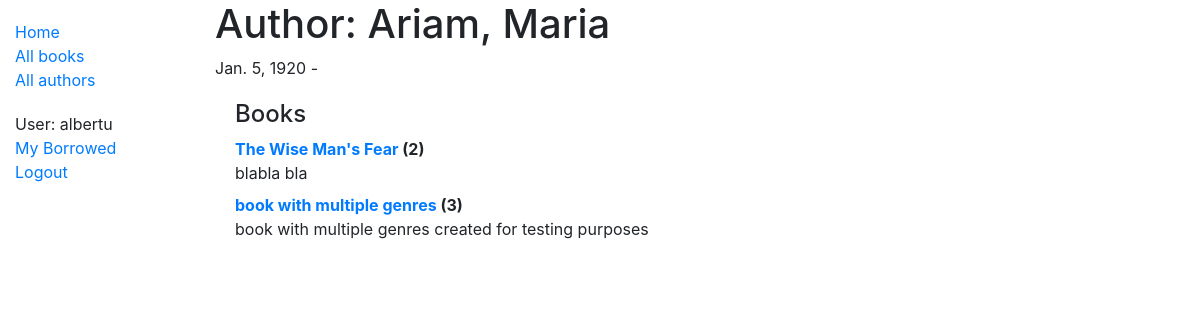
Page /catalog/author/2 (signed in) on the committed database.
### catalog/models.py (models this page shows, shortened)
class Author(models.Model):
    first_name = models.CharField(max_length=100)
    last_name = models.CharField(max_length=100)
    date_of_birth = models.DateField(null=True, blank=True)
    date_of_death = models.DateField('Died', null=True, blank=True)
    class Meta:
        ordering = ['last_name', 'first_name']
    def __str__(self):
        return f'{self.last_name}, {self.first_name}'

class Book(models.Model):
    title = models.CharField(max_length=200)
    author = models.ForeignKey('Author', on_delete=models.SET_NULL, null=True)
    summary = models.TextField(max_length=1000, help_text='Enter a brief description of the book')
    isbn = models.CharField('ISBN', max_length=13, help_text='13 Character <a href="https://www.isbn-international.org/content/what-isbn">ISBN number</a>')
    genre = models.ManyToManyField(Genre, help_text='Select a genre for this book')
    def display_genre(self):
        """Because one book can have multiple genres, creates a string with the first 3 Genres.
         This is required to display genre in Admin."""
        return ', '.join([genre.name for genre in self.genre.all()[:3]])
    display_genre.short_description = 'Genre'
    class Meta:
        ordering = ['title']
    def __str__(self):
        return self.title

### catalog/views.py (the view)
# urls.py: path('author/<int:pk>', views.AuthorDetailView.as_view(), name='author-detail'),
class AuthorDetailView(generic.DetailView):
    model = Author

### catalog/templates/catalog/author_detail.html
{% extends "base_generic.html" %}
{% block content %}
  <h1>Author: {{ author }}</h1>
  <p>{{ author.date_of_birth }} - {% if author.date_of_death %}{{ author.date_of_death }}{% endif %}</p>
  <div style="margin-left:20px;margin-top:20px">
  <h4>Books</h4>
    <dl>
    {% for book in author.book_set.all %}
    <dt><a href="{% url 'book-detail' book.pk %}">{{ book }}</a> ({{ book.bookinstance_set.all.count }})</dt>
    <dd>{{ book.summary }}</dd>
    {% endfor %}
    </dl>
  </div>
{% endblock %}

### catalog/templates/base_generic.html (shortened to what this page needs)
<!DOCTYPE html>
<html lang="en">
<head>
  <link rel="stylesheet" href="https://stackpath.bootstrapcdn.com/bootstrap/4.1.3/css/bootstrap.min.css">
  {% load static %}
  <link rel="stylesheet" href="{% static 'css/styles.css' %}">
</head>
<body>
  <div class="container-fluid">
    <div class="row">
      <div class="col-sm-2">
        {% block sidebar %}
          <ul class="sidebar-nav">
            <li><a href="{% url 'index' %}">Home</a></li>
            <li><a href="{% url 'books' %}">All books</a></li>
            <li><a href="{% url 'authors' %}">All authors</a></li>
          </ul>
          <ul class="sidebar-nav">
            {% if user.is_authenticated %}
              <li>User: {{ user.get_username }}</li>
              <li><a href="{% url 'my-borrowed' %}">My Borrowed</a></li>
              <li><a href="{% url 'logout'%}?next={{request.path}}">Logout</a></li>
            {% else %}
              <li><a href="{% url 'login'%}?next={{request.path}}">Login</a></li>
            {% endif %}
          </ul>
        {% endblock %}
      </div>
      <div class="col-sm-10 ">
        {% block content %}
        {% endblock %}
      </div>
    </div>
  </div>
</body>
</html>

### catalog/static/css/styles.css (style rules this page uses)
.sidebar-nav { margin-top: 20px; padding: 0; list-style: none; }

### rows in the picture
Author: last_name+first_name "Ariam, Maria", date_of_birth "Jan. 5, 1920"
Book: title "The Wise Man's Fear", bookinstance_set.all.count "2", summary "blabla bla"
Book: title "book with multiple genres", bookinstance_set.all.count "3", summary "book with multiple genres created for testing purposes"

### other values in the picture
{{ user.get_username }} "albertu"
